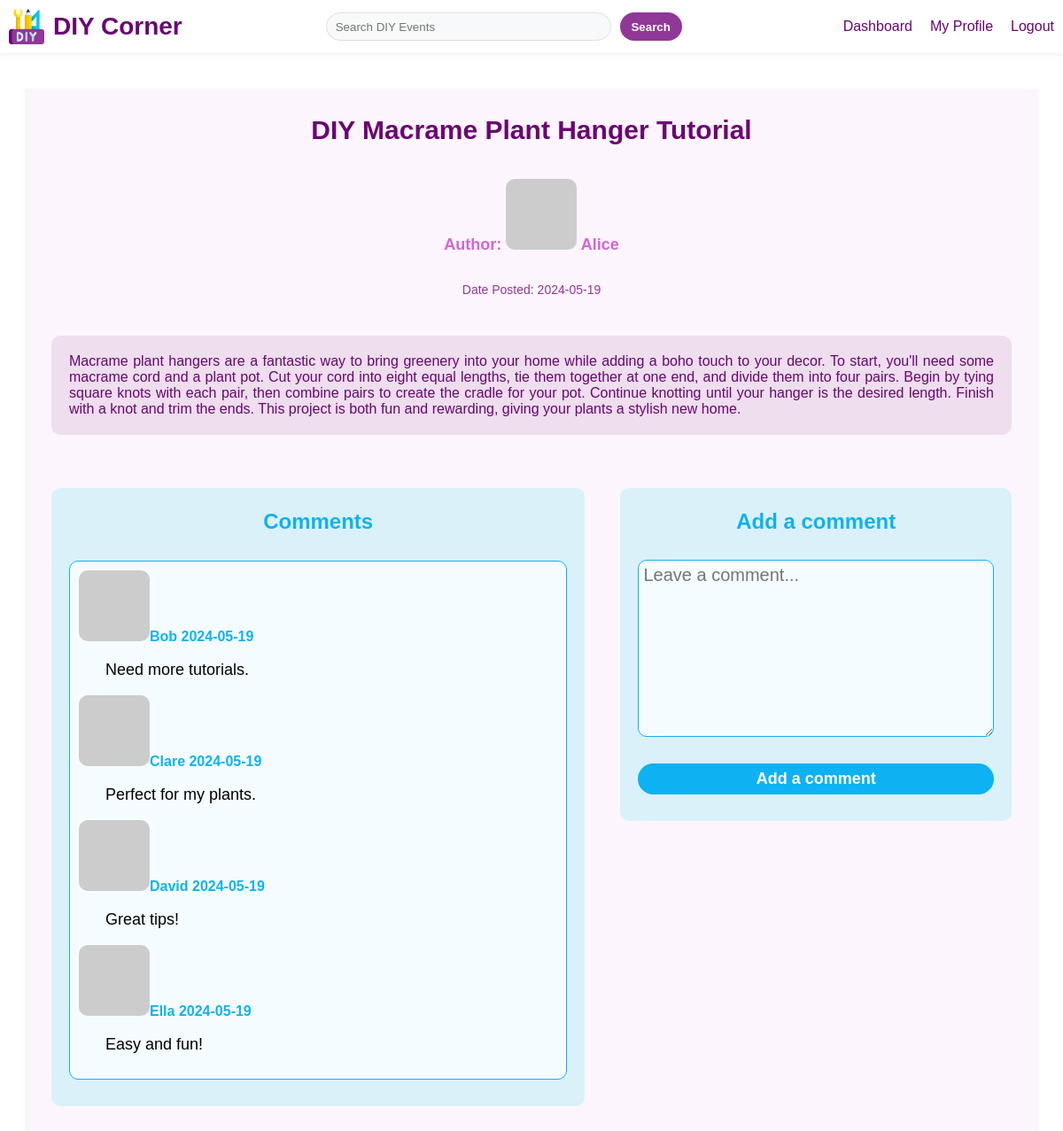
Page /details/2 (signed in) on the committed database.
### app/models.py (models this page shows, shortened)
class Post(db.Model):
    __tablename__ = 'post'
    id = db.Column(db.Integer, primary_key=True, autoincrement=True)
    title = db.Column(db.String(100), nullable=False)
    content = db.Column(db.Text, nullable=False)
    date_posted = db.Column(db.DateTime, nullable=False, default=datetime.now)
    user_id = db.Column(db.Integer, db.ForeignKey('user.id'), nullable=False)
    author = db.relationship('User', backref=db.backref('post'))

class User(db.Model, UserMixin):
    __tablename__ = 'user'
    id = db.Column(db.Integer, primary_key=True, autoincrement=True)
    username = db.Column(db.String(50), nullable=False)
    password_hash = db.Column(db.String(128), nullable=False)
    about_me = db.Column(db.Text, nullable=True)
    last_seen = db.Column(db.DateTime, nullable=False, default=datetime.now)
    def avatar(self, size):
        digest = md5(self.username.lower().encode('utf-8')).hexdigest()
        return f'https://www.gravatar.com/avatar/{digest}?d=identicon&s={size}'

class Comment(db.Model):
    __tablename__ = 'comment'
    id = db.Column(db.Integer, primary_key=True, autoincrement=True)
    content = db.Column(db.Text, nullable=False)
    date_posted = db.Column(db.DateTime, nullable=False, default=datetime.now)
    user_id = db.Column(db.Integer, db.ForeignKey('user.id'), nullable=False)
    post_id = db.Column(db.Integer, db.ForeignKey('post.id'), nullable=False)
    author = db.relationship('User', backref=db.backref('comment'))
    post = db.relationship('Post', backref=db.backref('comment', order_by=id))

### app/routes.py (the view)
@main.route('/details/<int:post_id>', methods=['GET', 'POST'])
@login_required
def details(post_id):
    post = Post.query.get_or_404(post_id)
    comments = Comment.query.filter_by(post_id=post_id).all()
    comment_form = CommentForm()
    if comment_form.validate_on_submit():
        comment = Comment(content=comment_form.content.data, author=current_user, post_id=post_id)
        db.session.add(comment)
        db.session.commit()
        flash('Your comment is now live!', 'success')
        return redirect(url_for('main.details', post_id=post_id, user_id=current_user.id))
    return render_template('details.html', post=post, comments=comments, form=comment_form, user=current_user, comment_form=comment_form)

### app/forms.py
class CommentForm(FlaskForm):
    content = TextAreaField('Content', validators=[DataRequired()])
    submit = SubmitField('Add a comment')

### app/models.py (called while the page is built)
@login.user_loader
def get_user(id):
    return User.query.get(int(id))

### app/templates/details.html (shortened to what this page needs)
{% extends 'base.html' %}
{% block content %}
    <div class="details-container">
        <h1>{{ post.title }}</h1>
        <p class="details-author">Author: <img src="{{ post.author.avatar(48) }}"> {{ post.author.username }}</p>
        <p class="details-date">Date Posted: {{ post.date_posted.strftime('%Y-%m-%d') }}</p>
        <p class="details-content">{{ post.content}}</p>
        <div class="comment-box">
            <div class="comment-details">
                <p>Comments</p>
                <div class="comment-list">
                    {% for comment in comments %}
                        <img src="{{ comment.author.avatar(36) }}">{{ comment.author.username }}
                        {{ comment.date_posted.strftime('%Y-%m-%d') }}
                        <p class="comment-content">{{ comment.content }}</p>
                    {% endfor %}
                </div>
            </div>
            <div class="comment-form">
                <p>Add a comment</p>
                <form action="{{ url_for('main.details', post_id=post.id) }}" method="post">
                    {{ comment_form.content(class="comment-input", placeholder="Leave a comment...") }}
                    {{ comment_form.submit }}
                </form>
            </div>
        </div>
    </div>
{% endblock %}

### app/static/css/base.css (style rules this page uses)
* { list-style: none; text-decoration: none; font-family: Verdana, sans-serif; }

### app/static/css/index.css (style rules this page uses)
* { list-style: none; text-decoration: none; }

### app/static/css/dashboard.css (style rules this page uses)
* { list-style: none; text-decoration: none; }

### app/static/css/details.css (style rules this page uses)
* { list-style: none; text-decoration: none; }
.details-container { display: flex; flex-direction: column; align-items: center; margin: 20px; margin-top: 100px; padding: 10px; background-color: #fdf5fd; }
.details-container img { border-radius: 10px; }
.details-container h1 { font-size: 30px; color: #6a0572; font-weight: 700; text-align: center; }
.details-author { font-size: 18px; color: #cf67d6; font-weight: 600; text-align: center; }
.details-date { font-size: 14px; color: #913798; font-weight: 500; text-align: center; }
.details-content { font-size: 16px; font-weight: 500; color: #6a0572; text-align: justify; background-color: #eedeee; margin: 30px 20px; padding: 20px; border-radius: 10px; }
.comment-box { display: flex; align-items: flex-start; width: 100%; }
.comment-details { flex: 3; width: 60%; text-align: center; font-size: 24px; background-color: #daf1fa; color: #0eb2f3; font-weight: 700; align-items: center; margin: 30px 20px; border-radius: 10px; }
.comment-list { height: auto; width: auto; background-color: #f5fcff; border: 1px solid #0eb2f3; border-radius: 10px; margin: 30px 20px; padding: 10px; font-size: 16px; font-weight: 600; text-align: justify; }
.comment-list p { padding: 0 30px; font-size: 18px; font-weight: 500; color: #000000; }
.comment-form { position: sticky; top: 200px; flex: 2; width: 40%; display: flex; flex-direction: column; text-align: center; font-size: 24px; background-color: #daf1fa; border-radius: 10px; color: #0eb2f3; font-weight: 700; margin: 30px 20px; box-sizing: border-box; padding: 0 20px; }
.comment-input { width: 100%; height: 200px; padding: 5px; margin-top: 5px; border: 1px solid #0eb2f3; background-color: #f5fcff; border-radius: 10px; resize: vertical; font-size: 20px; color: #0eb2f3; box-sizing: border-box; }
.comment-form input[type="submit"] { width: 100%; height: 35px; border: none; border-radius: 30px; background-color: #0eb2f3; color: white; font-size: 18px; font-weight: 600; cursor: pointer; outline: none; transition: all 0.3s ease; margin-bottom: 30px; box-sizing: border-box; }

### app/static/css/forms.css (style rules this page uses)
* { list-style: none; text-decoration: none; }

### app/static/css/profile.css (style rules this page uses)
* { list-style: none; text-decoration: none; }

### rows in the picture
Post: title "DIY Macrame Plant Hanger Tutorial", date_posted "2024-05-19", content "Macrame plant hangers are a fantastic way to bring greenery into your home while adding a boho touch to your decor. To start, you'll need some macrame cord and a plant pot. Cut your cord into eight equal lengths, tie them together at one end, and divide them into four pairs. Begin by tying square knots with each pair, then combine pairs to create the cradle for your pot. Continue knotting until your hanger is the desired length. Finish with a knot and trim the ends. This project is both fun and rewarding, giving your plants a stylish new home."
User: author.username "Alice"
Comment: author.username "Bob", date_posted "2024-05-19", content "Need more tutorials."
Comment: author.username "Clare", date_posted "2024-05-19", content "Perfect for my plants."
Comment: author.username "David", date_posted "2024-05-19", content "Great tips!"
Comment: author.username "Ella", date_posted "2024-05-19", content "Easy and fun!"
